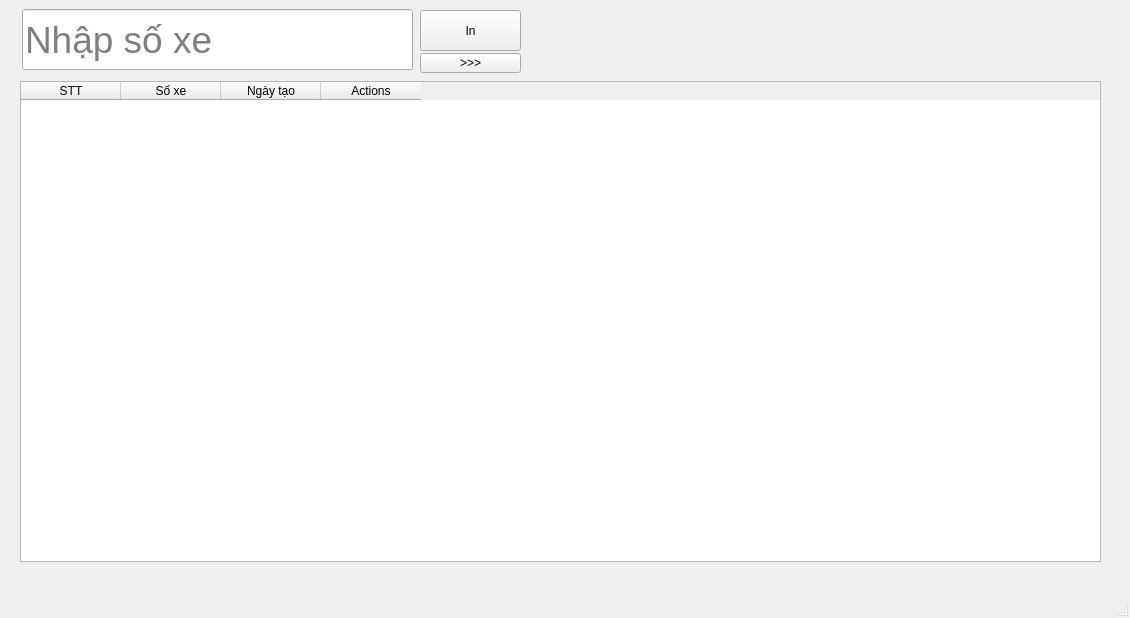
<?xml version="1.0" encoding="UTF-8"?>
<ui version="4.0">
 <class>MainWindow</class>
 <widget class="QMainWindow" name="MainWindow">
  <property name="geometry">
   <rect>
    <x>0</x>
    <y>0</y>
    <width>1130</width>
    <height>618</height>
   </rect>
  </property>
  <property name="windowTitle">
   <string>Gửi Xe TNT Gaming</string>
  </property>
  <widget class="QWidget" name="centralwidget">
   <widget class="QPushButton" name="pushButton">
    <property name="geometry">
     <rect>
      <x>420</x>
      <y>10</y>
      <width>101</width>
      <height>41</height>
     </rect>
    </property>
    <property name="text">
     <string>In</string>
    </property>
   </widget>
   <widget class="QTableWidget" name="tableWidget">
    <property name="geometry">
     <rect>
      <x>20</x>
      <y>81</y>
      <width>1081</width>
      <height>481</height>
     </rect>
    </property>
    <property name="font">
     <font>
      <pointsize>9</pointsize>
     </font>
    </property>
    <column>
     <property name="text">
      <string>STT</string>
     </property>
    </column>
    <column>
     <property name="text">
      <string>Số xe</string>
     </property>
    </column>
    <column>
     <property name="text">
      <string>Ngày tạo</string>
     </property>
    </column>
    <column>
     <property name="text">
      <string>Actions</string>
     </property>
    </column>
   </widget>
   <widget class="QPushButton" name="pushButton_2">
    <property name="geometry">
     <rect>
      <x>420</x>
      <y>53</y>
      <width>101</width>
      <height>20</height>
     </rect>
    </property>
    <property name="text">
     <string>&gt;&gt;&gt;</string>
    </property>
   </widget>
   <widget class="QLineEdit" name="lineEdit">
    <property name="geometry">
     <rect>
      <x>22</x>
      <y>9</y>
      <width>391</width>
      <height>61</height>
     </rect>
    </property>
    <property name="font">
     <font>
      <pointsize>28</pointsize>
     </font>
    </property>
    <property name="placeholderText">
     <string>Nhập số xe</string>
    </property>
   </widget>
  </widget>
  <widget class="QMenuBar" name="menubar">
   <property name="geometry">
    <rect>
     <x>0</x>
     <y>0</y>
     <width>1130</width>
     <height>21</height>
    </rect>
   </property>
  </widget>
  <widget class="QStatusBar" name="statusbar"/>
 </widget>
 <resources/>
 <connections/>
</ui>
